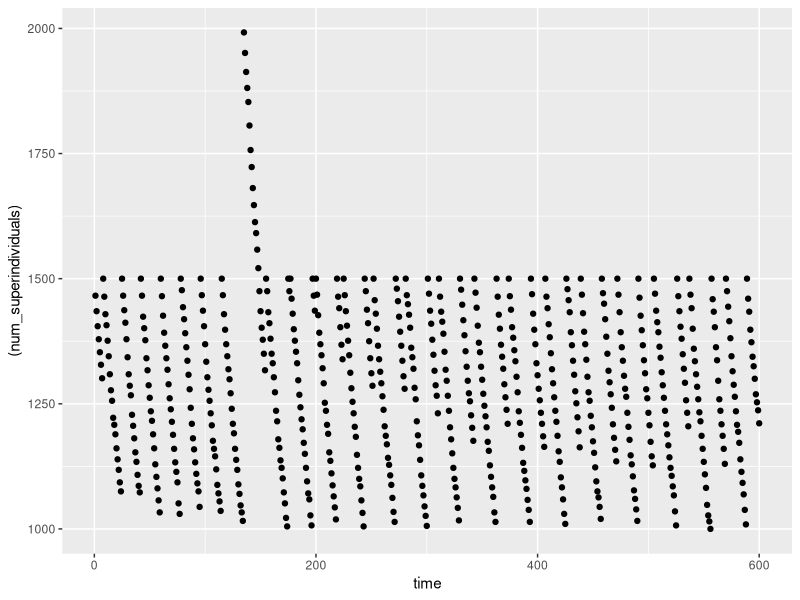
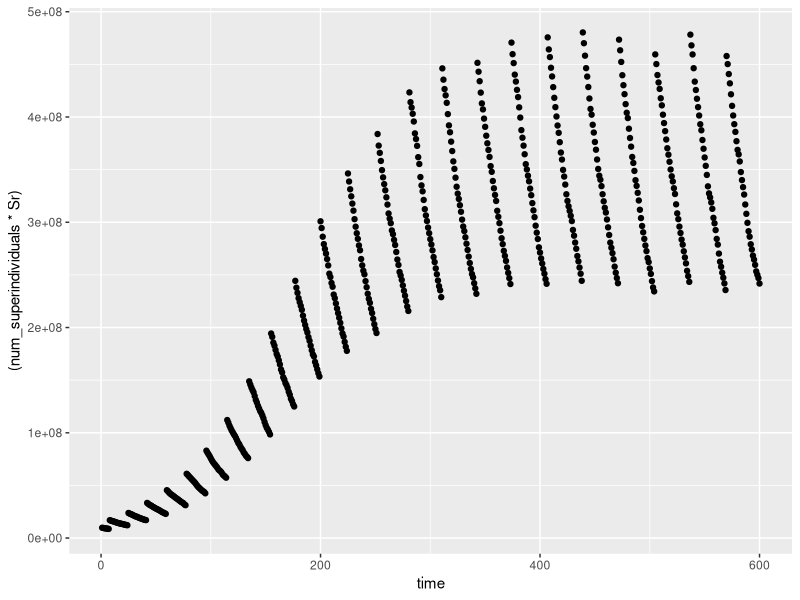
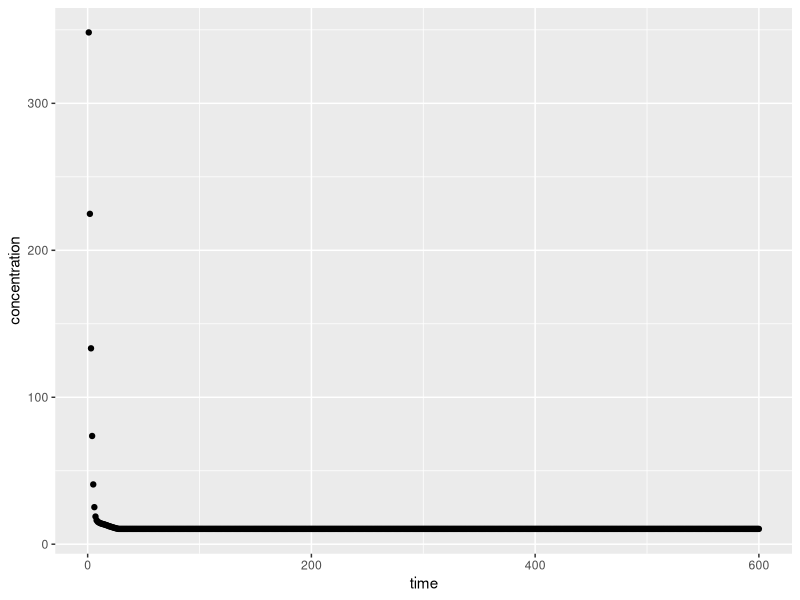

Source code (R) for these figures, in order: (Note: this script raises an error after producing the figures.)


##########################################
## Initial agents and time step parameters
##########################################

num_superindividuals <- 1500
Sr = 6666 ## number of individuals a superindividuals represents
num_time_steps <- 600
vmax <- 0.097083333 #(nmol/nmol C*hour)
km <- 510 #(nmol/L)
m0 <- 0.00022 #(nmole C/cell)
matrix_size <- 10000

## Set up data frame for state variables
state <- data.frame("S" = 500)
state$flow_rate <- 0.02083333
state$nutrient_inflow <- 500

##########################################
## Set up vector for agents
##########################################

agents <- matrix(NA, nrow = matrix_size, ncol = 8)
agents[1:num_superindividuals, 1] <- 1:num_superindividuals  #ID
agents[1:num_superindividuals, 2] <- 0.00033  ## cell size
agents[1:num_superindividuals, 3] <- 1 ## alive
agents[1:num_superindividuals, 4] <- state$S ## S
agents[1:num_superindividuals, 5] <- 0.00000079 ## internal resource concentration (nmol/cell)
agents[1:matrix_size, 6] <- 0.04166667 ## mumax (1/hour)
agents[1:matrix_size, 7] <- 0.002333 ## qnaught (nmol/nmol C)
agents[1:matrix_size, 8] <- sample(1:40, matrix_size, replace = TRUE, prob = c(2,rep(1,39)))
  
## make another matrix for colony information
## convection and death on colony level, then remove those individuals from agents matrix
## update colony matrix at the end of the timestep with updated values
## tracemem(agents) doesn't print if not copied
## keep past timesteps for colony dataframe
## assign() get() 
## pull mean value for colony size from papers (approx. how many cells in a colony)

#agents[, 6] <- runif(250000000, min = 1.0, max = 1.2) ## mumax w/ variability
#agents[, 7] <- runif(250000000, min = 0.00000030, max = 0.00000040) ## qnaught w/ variability

#############################################
## Set up diagnostic and plotting data frames
#############################################

output <- replicate(num_time_steps, NA, simplify = FALSE)
resource_time <- data.frame()
intracellular_time <- data.frame()
uptake_time <- data.frame()
uptake_per_individual <- data.frame()
Sr_time <- data.frame()
intermediate_intracellular<- data.frame() ##CMG TRIED ADDING THIS
intermediate_intracellular_concentration <- data.frame()
foo_time <- data.frame()

##########################################
## for loop for model run
##########################################

#profvis({
for (i in 1:num_time_steps) {
  which(!is.na(agents[,3]) & agents[,3] == 1) |> length() -> agents_before_death
  intracellular_before_death <- sum(agents[1:num_superindividuals, 5]*Sr)
  ## agent death
  random <- runif(num_superindividuals, 0, 100)
  agents[seq_len(num_superindividuals),][random <= 100*(0.5/24), 3] <- 0 #CMG CHANGED
  
  random[which(random<100*(0.5/24))]<-0
  random[which(random>=100*(0.5/24))]<-1
  agents[1:num_superindividuals,3] <- random
  
  
  ## filter by live agents 
  live_agents <- which(!is.na(agents[,3]) & agents[,3] == 1)
  agents_after_death <- length(live_agents)
  intracellular_after_death <- sum(agents[live_agents, 5]*Sr)
  #agents_alive <- agents[!is.na(agents[,3]) & agents[,3] == 1,]
  
  ## determine uptake for live agents
  uptake_per_agent <- vmax*(state$S /(km + state$S))
  foo <- (state$S/(km + state$S))
  ## multiply uptake per individual by each individual's cell size
  resource_uptake_per_agent <- uptake_per_agent*agents[live_agents, 2]
  resource_uptake_all_ind <- resource_uptake_per_agent*Sr
  ## sum uptake per individual for extracellular mass balance
  uptake_total <- sum(resource_uptake_all_ind)
  
  ## incorporate uptake into agents
  if (state$S < uptake_total){
    uptake_S <- (state$S/(length(live_agents)*Sr))
    agents[live_agents, 5] <- agents[live_agents, 5] + uptake_S
    uptake_total = uptake_S
    state$S = 0 
  }
  else{
    agents[live_agents, 5] <- agents[live_agents, 5] + resource_uptake_per_agent
    state$S = state$S - uptake_total
  }
  ## update S by dilution
  state$S <- state$S - (state$flow_rate*state$S)
  
  intracellular_after_uptake_before_division <- sum(agents[live_agents, 5]*Sr,na.rm=TRUE)
  
  ## calculate mu (growth rate), convert intracellular resource to quota (nmol/nmol C)
  mu <- agents[live_agents, 6]*(1-(agents[live_agents, 7]/
                                     (agents[live_agents, 5]/agents[live_agents, 2])))
  ## update individual cell size of all agents
  agents[live_agents, 2] <- agents[live_agents, 2] + (mu*agents[live_agents, 2])
  ## if size calculated by division function is below minimum cell size (0.75), 
  ## replace with minimum cell size
  if (any(!is.na(agents[, 2]) & agents[, 2] < 0.00022)) { 
    warning("size too small")
  }
  
  ## division by cell size
  
  ##### need to add colony number!!!!
  last_ID <- tail(live_agents, n = 1)
  for (j in live_agents){
    if (agents[j, 2] > (2*m0)){
      agents[j, 2] = agents[j, 2]/2 # size update
      
      agents[j, 5] = agents[j, 5]/2 # intracellular resource update
      new <- c(last_ID + 1, agents[j, 2], 1, state$S, agents[j, 5], agents[j, 6],
               agents[j, 7])
      num_superindividuals <- num_superindividuals + 1
      total_superindividuals <- (which(!is.na(agents[,1])))
      agents[length(total_superindividuals) + 1,] <- new
      last_ID <- last_ID + 1
    }
  }
  live_agents <- which(!is.na(agents[,3]) & agents[,3] == 1)
  agents_after_division <- length(agents[live_agents])
  
  ##update S with new inflow nutrients
  state$S <- state$S + (state$flow_rate*state$nutrient_inflow) 
  
  
  ## update S in agents matrix
  agents[, 4] <- state$S
  #agents_alive <- agents[!is.na(agents[,3]) & agents[,3] == 1,]
  out_per_time <- data.frame("ID" = agents[live_agents, 1], 
                             "vmax" = vmax, 
                             "km" = km,
                             "S" = state$S, 
                             "mumax" = agents[live_agents, 6],
                             "qnaught" = agents[live_agents, 7],
                             "time" = rep(i, nrow(agents[live_agents,])), 
                             "intracellular_resource" = agents[live_agents, 5],
                             "mu" = mu,
                             "cell_size" = agents[live_agents, 2],
                             "alive" = agents[live_agents, 3])
  ## update number of superindividuals and reframe agents vector for next timestep
  
  ## the adjustment recommended leaves around 50k individuals unaccounted for
  ## can get rid of this
  num_superindividuals <- length(agents[live_agents])
  if ((num_superindividuals > 2000) | (num_superindividuals < 1000)){
    Sr = round(((Sr*num_superindividuals)/1500), digits = 0)
    if (Sr <= 0){
      Sr = 1
    }
    num_superindividuals = 1500
  }
  ## filter by live agents again after division
  live_agents <- which(!is.na(agents[,3]) & agents[,3] == 1)
  intracellular_resource <- agents[live_agents, 5]
  cell_size <- agents[live_agents, 2]
  agents <- matrix(NA, nrow = matrix_size, ncol = 7)
  agents[1:num_superindividuals, 1] <- 1:num_superindividuals  #ID
  agents[1:num_superindividuals, 2] <- cell_size[1]  ## cell size
  agents[1:num_superindividuals, 3] <- 1 ## alive
  agents[1:num_superindividuals, 4] <- state$S ## S
  agents[1:num_superindividuals, 5] <- intracellular_resource[1] ## intracellular resource (nmol/cell)
  agents[1:matrix_size, 6] <- 0.04166667 ## mumax (1/hour)
  agents[1:matrix_size, 7] <- 0.002333 ## qnaught (nmol/nmol C)
  
  
  ## creating timestep data frames for diagnostics and plotting
  resource_per_time <- data.frame("time" = i, "concentration" = state$S)
  intracellular_per_timestep <- data.frame("time" = i, "intracellular_after_uptake_before_division" = intracellular_after_uptake_before_division)
  intermediate_intracellular <- data.frame("time" = i, "intracellular_before_death" = intracellular_before_death, 
                                           "intracellular_after_death" = intracellular_after_death)
  uptake_per_timestep <- data.frame("time" = i, "uptake_size" = uptake_total)
  uptake_per_individual_timestep <- data.frame("time" = i, "uptake_per_agent" = uptake_per_agent[1])
  Sr_per_timestep <- data.frame("time" = i, "Sr" = Sr, "num_superindividuals" = num_superindividuals,
                                "agents_before_death" = agents_before_death, "agents_after_death" = agents_after_death,
                                "agents_after_division" = agents_after_division)
  foo_timestep <- data.frame("time" = i, "S" = state$S, "foo" = foo)
  
  uptake_time <- rbind(uptake_time, uptake_per_timestep)
  resource_time <- rbind(resource_time, resource_per_time)
  intracellular_time <- rbind(intracellular_time, intracellular_per_timestep)
  uptake_per_individual <- rbind(uptake_per_individual, uptake_per_individual_timestep)
  Sr_time <- rbind(Sr_time, Sr_per_timestep)
  intermediate_intracellular_concentration <- rbind(intermediate_intracellular_concentration, intermediate_intracellular)
  foo_time <- rbind(foo_time, foo_timestep)
  
  #row-append to output dataframe that stores outputs for all agents and all time steps
  output[[i]] <- out_per_time
}
#})

output_df <- data.frame()

for (i in 1:num_time_steps){
  output_interem <- as.data.frame(output[[i]])
  output_df <- rbind(output_df, output[[i]])
}

intracellular_time <- cbind(intracellular_time, resource_time[,2, drop=FALSE])
intracellular_time$mass_balance <- (intracellular_time$intracellular_after_uptake_before_division+intracellular_time$concentration)

library(ggplot2)
library(dplyr)

ggplot(Sr_time, aes(x = time, y = (num_superindividuals))) + geom_point() ##USEFUL
ggplot(Sr_time, aes(x = time, y = (num_superindividuals*Sr))) + geom_point() ##USEFUL
ggplot(resource_time, aes(x = time, y = concentration)) + geom_point()
ggplot(intracellular_time, aes(x = time, y = intracellular_per_time)) + geom_point(aes(color = "intracellular concentration")) +
  geom_point(aes(y = concentration, color = "S"))
ggplot(intracellular_time, aes(x = time, y = intracellular_after_uptake_before_division)) + geom_point()##USEFUL
ggplot(intracellular_time, aes(x = time, y = mass_balance)) + geom_point()##USEFUL

ggplot(uptake_time, aes(x = time, y = uptake_size)) + geom_point()
ggplot(Sr_time, aes(x = agents_after_death, y = agents_after_division)) + geom_point()

ggplot(foo_time, aes(x = S, y = foo)) + geom_point()

plot(output_df$mu ~ output_df$q) #DOES NOT WORK??